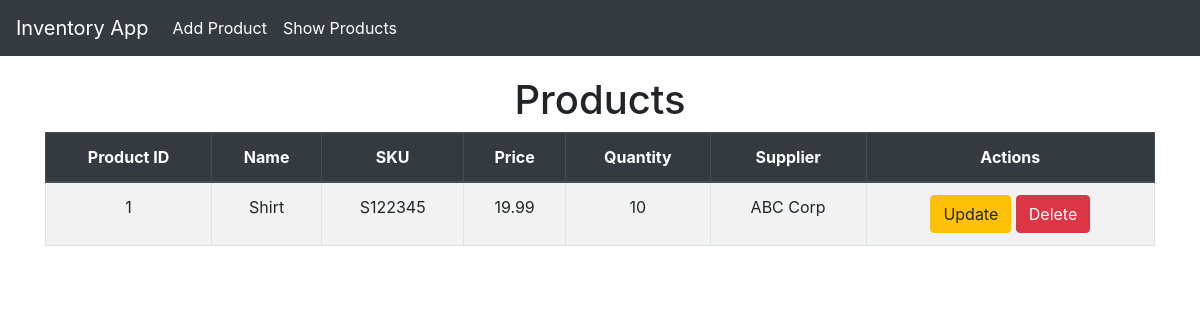
The page /list/ on the database as committed earlier.
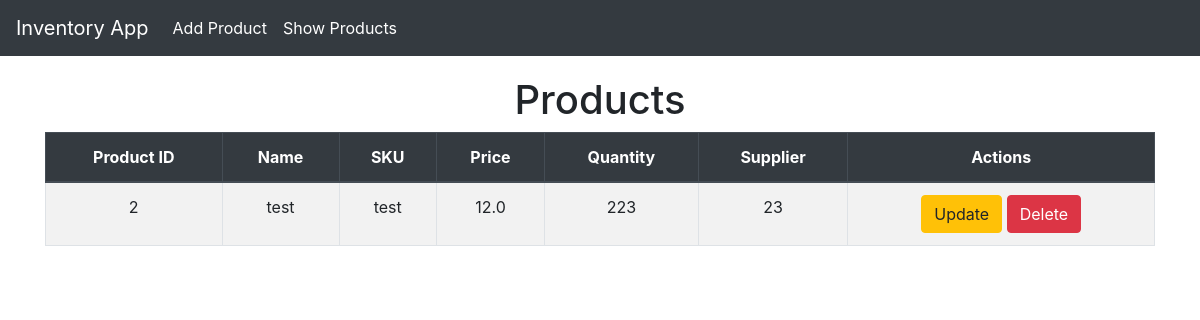
The same page on the database as committed later.
### invApp/models.py (models this page shows, shortened)
class Product (models.Model):
    product_id = models.AutoField(primary_key=True)
    name = models.CharField(max_length=100)
    sku = models.CharField(max_length=50, unique= True)
    price = models.FloatField()
    quantity = models.IntegerField()
    supplier = models.CharField(max_length=100)

### invApp/views.py (the view)
# urls.py: path('list/', views.product_list_view, name = 'product_list'),
def product_list_view(request):
    products = Product.objects.all()
    return render(request, 'invApp/product_list.html', {'products': products})

### invApp/templates/invApp/product_list.html (shortened to what this page needs)
{% extends "invApp/layout.html" %}
{% block content %}
<h1 class="text-center">Products</h1>
<table class="table table-bordered table-striped text-center">
    <thead class="thead-dark">
        <tr>
            <th>Product ID</th>
            <th>Name</th>
            <th>SKU</th>
            <th>Price</th>
            <th>Quantity</th>
            <th>Supplier</th>
            <th>Actions</th>
        </tr>
    </thead>
    <tbody>
        {% for product in products %}
        <tr>
            <td>{{ product.product_id }}</td>
            <td>{{ product.name }}</td>
            <td>{{ product.sku }}</td>
            <td>{{ product.price }}</td>
            <td>{{ product.quantity }}</td>
            <td>{{ product.supplier }}</td>
            <td>
                <a href="{% url 'product_update' product.product_id %}" class="btn btn-warning">Update</a>
                <a href="{% url 'product_delete' product.product_id %}" class="btn btn-danger">Delete</a>
            </td>
        </tr>
        {% endfor %}
    </tbody>
</table>
{% endblock %}

### invApp/templates/invApp/layout.html (shortened to what this page needs)
<!DOCTYPE html>
<html lang="en">
  <head>
    <link
      href="https://cdn.jsdelivr.net/npm/bootstrap@4.5.2/dist/css/bootstrap.min.css"
      rel="stylesheet"
    />
  </head>
  <body>
    <nav class="navbar navbar-expand-lg navbar-dark fixed-top">
      <a href={% url 'home' %} class='navbar-brand'>
        Inventory App
      </a>
      <div class="collapse navbar-collapse" id="navbarNav">
        <ul class="navbar-nav">
            <li class="nav-item">
                <a href="{% url 'product_create' %}" class="nav-link">Add Product</a>
            </li>
            <li class="nav-item">
                <a href="{% url 'product_list' %}" class="nav-link">Show Products</a>
            </li>
        </ul>
      </div>
    </nav>
    <div class="container">
        {% block content %}{% endblock %}
    </div>
  </body>
</html>

### invApp/templates/invApp/layout.html (style rules this page uses)
body { padding-top:56px; }
.navbar { background-color: #343a40; }
.navbar-brand, .nav-link { color: #fff !important; }
.container { margin-top: 20px; }
.table th, .table td { vertical-aligh: middle; }

Rows that differ between the two databases and show on the page:
removed Product: product_id "1", name "Shirt", sku "S122345", price "19.99", quantity "10", supplier "ABC Corp"
added Product: product_id "2", name "test", sku "test", price "12.0", quantity "223", supplier "23"
